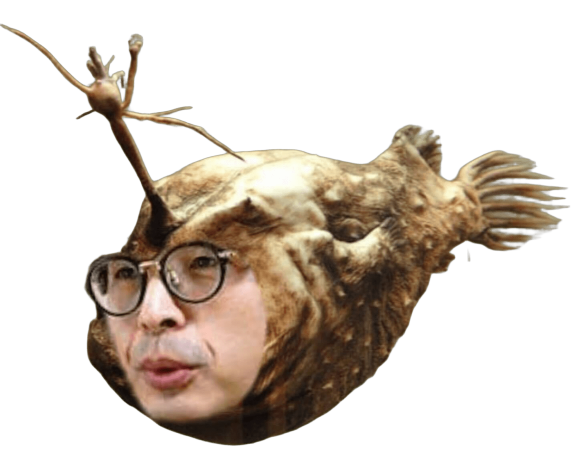
#> input picture ai-sing/seaman/Sources/Seaman/Resources/seaman.png, 1154 x 912 px (shown at 1/2 size)
$ python compose_face.py --fish ../seaman/Sources/Seaman/Resources/seaman.png --face ../seaman/Sources/Seaman/Resources/seaman.png --output out.png
#> lines starting #> are read from the running program, lines starting #| are printed output that depends on the picture
"""Compose a face onto a fish body image, Seaman-style."""
import argparse
import numpy as np
from PIL import Image, ImageDraw, ImageFilter

def create_face_mask(size):
    """Create a soft elliptical mask for blending."""
    mask = Image.new("L", size, 0)
    draw = ImageDraw.Draw(mask)
    draw.ellipse([0, 0, size[0], size[1]], fill=255)
    # Soften edges
    mask = mask.filter(ImageFilter.GaussianBlur(radius=size[0] // 8))
    return mask

def tint_to_fish(face_np, fish_color):
    """Tint face to match fish body color."""
    # Convert fish color to float
    fc = np.array(fish_color[:3], dtype=np.float32) / 255.0
    face_f = face_np.astype(np.float32) / 255.0

    # Blend: keep face luminance, shift hue toward fish color
    gray = np.mean(face_f[:, :, :3], axis=2, keepdims=True)
    tinted = face_f[:, :, :3] * 0.55 + (gray * fc[None, None, :]) * 0.45

    return (np.clip(tinted, 0, 1) * 255).astype(np.uint8)

def compose(fish_path, face_path, output_path, face_center=(0.38, 0.5), face_scale=0.45):
#> called with output_path = 'out.png', face_center = (0.38, 0.5), face_scale = 0.45
    fish = Image.open(fish_path).convert("RGBA")
#> fish is the input picture: PIL image 1154x912 RGBA; mean R, G, B, A 50.6, 40.7, 31, 90.7
    face = Image.open(face_path).convert("RGBA")

    # Calculate face size relative to fish
    face_w = int(fish.width * face_scale)
#> face_w = 519
    face_h = int(face_w * face.height / face.width)
#> face_h = 410
    face_resized = face.resize((face_w, face_h), Image.LANCZOS)

    # Sample fish color from target area for tinting
    cx = int(fish.width * face_center[0])
#> cx = 438
    cy = int(fish.height * face_center[1])
#> cy = 456
    fish_np = np.array(fish)
    # Sample a small region to get average fish color
    region = fish_np[max(0,cy-10):cy+10, max(0,cx-10):cx+10]
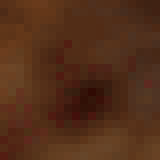
#> region: shape (20, 20, 4) (shown 8 times larger); mean R, G, B, A 82.6, 45.9, 24.6, 253; transparent parts drawn white
    # Only use non-transparent pixels
    opaque = region[region[:,:,3] > 128]
#> opaque = 400 rows, first 6: [87, 47, 23, 253], [88, 49, 24, 253], [96, 54, 24, 253], [100, 56, 25, 253], [104, 57, 26, 253], [103, 58, 29, 253]
    if len(opaque) > 0:
        fish_color = opaque.mean(axis=0).astype(int)
#> fish_color = [82, 45, 24, 253]
    else:
        fish_color = np.array([100, 160, 200, 255])

    # Tint face
    face_np = np.array(face_resized)
    face_rgb = tint_to_fish(face_np, fish_color)
#> in tint_to_fish, `fc = np.array(fish_color[:3], dtype=np.float32) / 255.0`: fc = [0.322, 0.176, 0.0941]
#> in tint_to_fish, `gray = np.mean(face_f[:, :, :3], axis=2, keepdims=True)`:
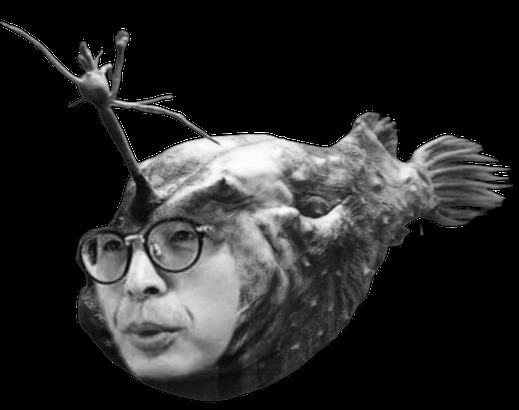
#> gray: shape (410, 519, 1) float32; min 0, max 1, mean 0.162
#> in tint_to_fish, `tinted = face_f[:, :, :3] * 0.55 + (gray * fc[None, None, :]) * 0.45`:
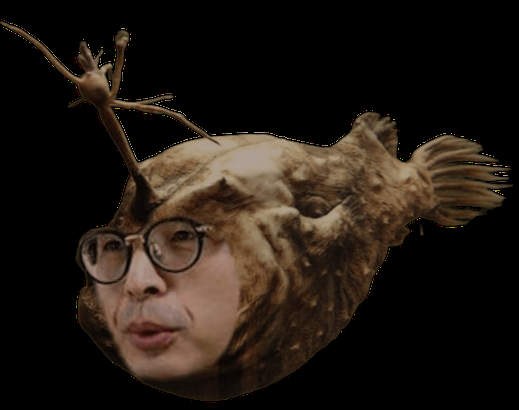
#> tinted: shape (410, 519, 3) float32; mean R, G, B 0.134, 0.102, 0.0741

    # Create soft mask
    mask = create_face_mask((face_w, face_h))
#> in create_face_mask, `mask = Image.new("L", size, 0)`: mask: PIL image 519x410 L; every value is 0
#> in create_face_mask, `mask = mask.filter(ImageFilter.GaussianBlur(radius=size[0] // 8))`:
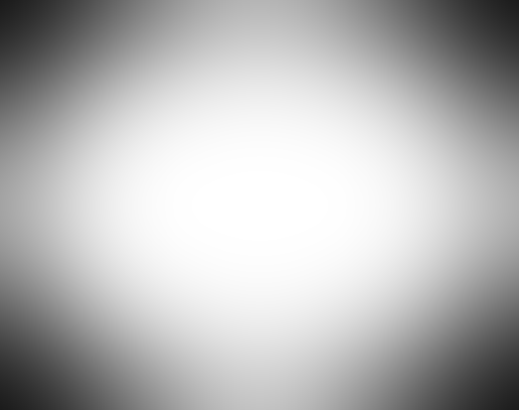
#> mask: PIL image 519x410 L; min 26, max 255, mean 183.9

    # Create tinted face image
    tinted_face = Image.fromarray(face_rgb).convert("RGBA")
    # Apply mask as alpha
    tinted_face.putalpha(mask)
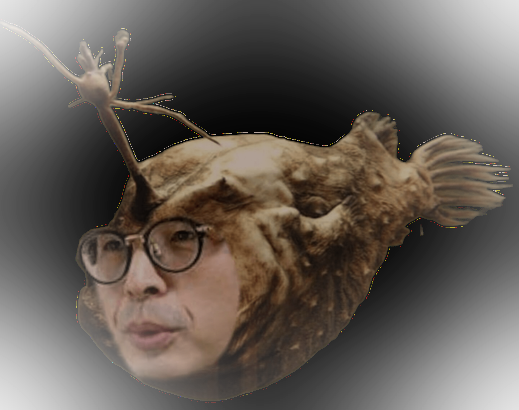
#> tinted_face: PIL image 519x410 RGBA; mean R, G, B, A 33.9, 25.7, 18.7, 183.9; transparent parts drawn white

    # Position face on fish
    paste_x = cx - face_w // 2
#> paste_x = 179
    paste_y = cy - face_h // 2
#> paste_y = 251

    # Composite
    result = fish.copy()
    result = Image.alpha_composite(result, Image.new("RGBA", fish.size, (0, 0, 0, 0)))

    # Paste face
    temp = Image.new("RGBA", fish.size, (0, 0, 0, 0))
#> temp: PIL image 1154x912 RGBA; every value is 0
    temp.paste(tinted_face, (paste_x, paste_y))
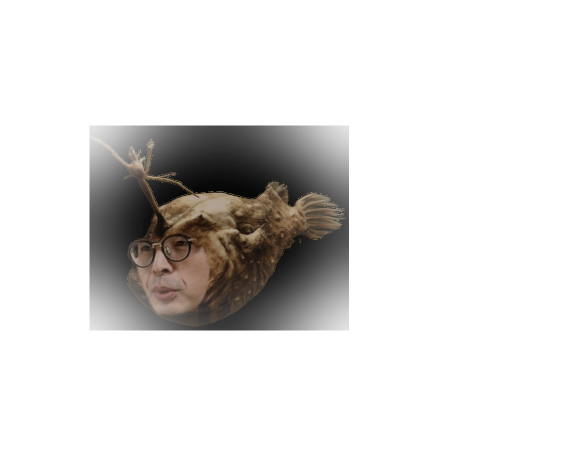
#> temp: PIL image 1154x912 RGBA (shown at 1/2 size); mean R, G, B, A 6.9, 5.2, 3.8, 37.2; transparent parts drawn white
    result = Image.alpha_composite(result, temp)
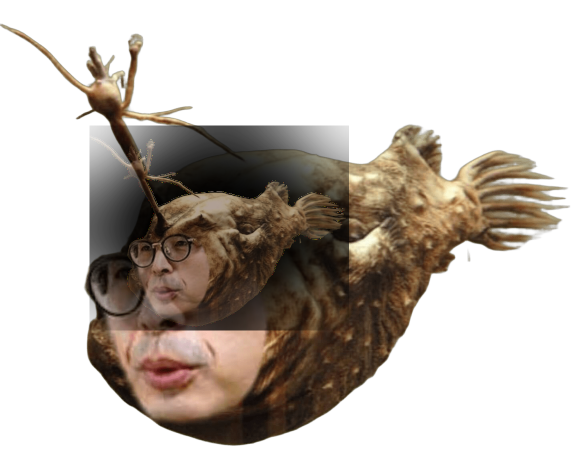
#> result: PIL image 1154x912 RGBA (shown at 1/2 size); mean R, G, B, A 37.7, 29.5, 21.8, 97.8; transparent parts drawn white

    result.save(output_path)
    print(f"=> {output_path}")

def main():
    parser = argparse.ArgumentParser(description="Compose face onto fish body")
    parser.add_argument("--fish", required=True, help="Fish body image")
    parser.add_argument("--face", required=True, help="Face image")
    parser.add_argument("--output", required=True, help="Output image")
    parser.add_argument("--cx", type=float, default=0.38, help="Face center X (0-1)")
    parser.add_argument("--cy", type=float, default=0.5, help="Face center Y (0-1)")
    parser.add_argument("--scale", type=float, default=0.45, help="Face scale relative to fish")
    args = parser.parse_args()

    compose(args.fish, args.face, args.output,
            face_center=(args.cx, args.cy), face_scale=args.scale)

if __name__ == "__main__":
    main()
